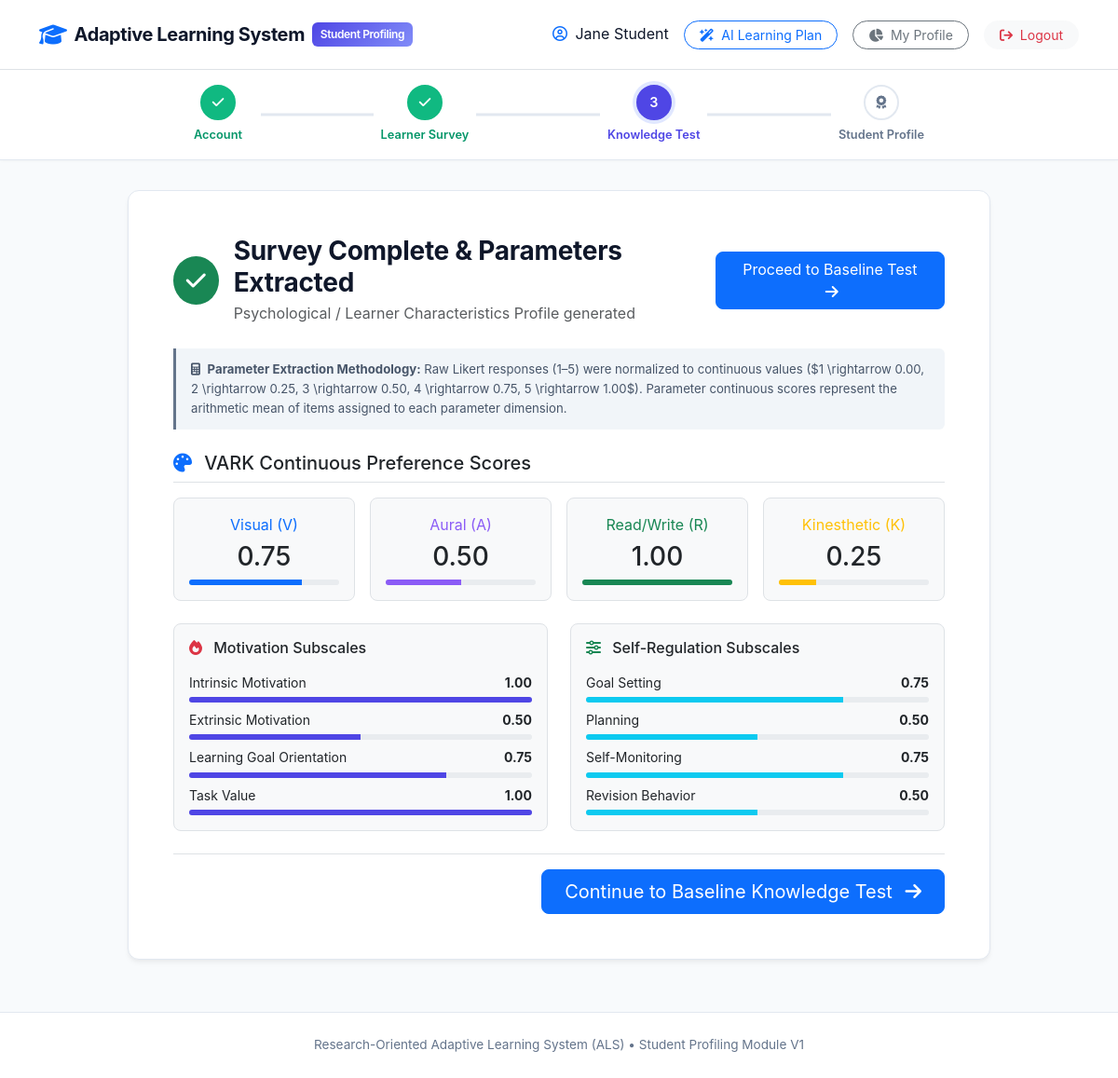
The page /survey/results (signed in) on the database its author committed.
### tables this page shows
CREATE TABLE student_psychological_profile (
        student_id TEXT PRIMARY KEY,
        vark_visual REAL NOT NULL DEFAULT 0.0,
        vark_aural REAL NOT NULL DEFAULT 0.0,
        vark_read_write REAL NOT NULL DEFAULT 0.0,
        vark_kinesthetic REAL NOT NULL DEFAULT 0.0,
        intrinsic_motivation REAL NOT NULL DEFAULT 0.0,
        extrinsic_motivation REAL NOT NULL DEFAULT 0.0,
        learning_goal_orientation REAL NOT NULL DEFAULT 0.0,
        task_value REAL NOT NULL DEFAULT 0.0,
        goal_setting REAL NOT NULL DEFAULT 0.0,
        planning REAL NOT NULL DEFAULT 0.0,
        self_monitoring REAL NOT NULL DEFAULT 0.0,
        revision_behavior REAL NOT NULL DEFAULT 0.0,
        updated_at TIMESTAMP DEFAULT CURRENT_TIMESTAMP,
        FOREIGN KEY (student_id) REFERENCES students(student_id) ON DELETE CASCADE
    );

### app.py (the view)
@app.route('/survey/results')
@login_required
def survey_results():
    student_id = session['student_id']
    conn = get_db()
    cursor = conn.cursor()
    cursor.execute("SELECT * FROM student_psychological_profile WHERE student_id = ?;", (student_id,))
    profile = cursor.fetchone()
    conn.close()
    if not profile:
        flash("Please complete the survey first.", "warning")
        return redirect(url_for('survey'))
    return render_template('survey_results.html', profile=dict(profile))

### app.py (called while the page is built)
def login_required(f):
    from functools import wraps
    @wraps(f)
    def decorated_function(*args, **kwargs):
        if 'student_id' not in session:
            flash("Please log in to access this page.", "warning")
            return redirect(url_for('login'))
        return f(*args, **kwargs)
    return decorated_function

@app.context_processor
def inject_step():
    return dict(current_step=session.get('current_step', 'intro'))

### db.py (called while the page is built)
def get_db():
    conn = sqlite3.connect(DB_PATH)
    conn.row_factory = sqlite3.Row
    conn.execute("PRAGMA foreign_keys = ON;")
    return conn

### templates/survey_results.html (shortened to what this page needs)
{% extends "layout.html" %}
{% block content %}
<div class="row justify-content-center py-2">
    <div class="col-lg-10">
        <div class="card card-custom p-4 p-md-5 mb-4">
            <div class="d-flex align-items-center justify-content-between mb-4">
                <div class="d-flex align-items-center">
                    <div class="bg-success text-white rounded-circle d-flex align-items-center justify-content-center me-3" style="width: 52px; height: 52px;">
                        <i class="fa-solid fa-check fs-4"></i>
                    </div>
                    <div>
                        <h3 class="section-title mb-1">Survey Complete & Parameters Extracted</h3>
                        <p class="text-muted mb-0">Psychological / Learner Characteristics Profile generated</p>
                    </div>
                </div>
                <a href="{{ url_for('test') }}" class="btn btn-primary rounded-3 px-4">
                    Proceed to Baseline Test <i class="fa-solid fa-arrow-right ms-1"></i>
                </a>
            </div>
            <div class="derivation-callout mb-4">
                <i class="fa-solid fa-calculator me-1"></i>
                <strong>Parameter Extraction Methodology:</strong> Raw Likert responses (1–5) were normalized to continuous values ($1 \rightarrow 0.00, 2 \rightarrow 0.25, 3 \rightarrow 0.50, 4 \rightarrow 0.75, 5 \rightarrow 1.00$). Parameter continuous scores represent the arithmetic mean of items assigned to each parameter dimension.
            </div>
            <h5 class="font-weight-bold text-slate-800 border-bottom pb-2 mb-3">
                <i class="fa-solid fa-palette text-primary me-2"></i> VARK Continuous Preference Scores
            </h5>
            <div class="row g-3 mb-4">
                <div class="col-sm-6 col-md-3">
                    <div class="p-3 border rounded-3 text-center bg-light">
                        <div class="text-primary font-weight-bold mb-1">Visual (V)</div>
                        <h3 class="font-weight-bold text-slate-800 mb-2">{{ "%.2f"|format(profile.vark_visual) }}</h3>
                        <div class="progress" style="height: 6px;">
                            <div class="progress-bar bg-primary" role="progressbar" style="width: {{ profile.vark_visual * 100 }}%"></div>
                        </div>
                    </div>
                </div>
                <div class="col-sm-6 col-md-3">
                    <div class="p-3 border rounded-3 text-center bg-light">
                        <div class="text-purple font-weight-bold mb-1" style="color: #8b5cf6;">Aural (A)</div>
                        <h3 class="font-weight-bold text-slate-800 mb-2">{{ "%.2f"|format(profile.vark_aural) }}</h3>
                        <div class="progress" style="height: 6px;">
                            <div class="progress-bar" role="progressbar" style="width: {{ profile.vark_aural * 100 }}%; background-color: #8b5cf6;"></div>
                        </div>
                    </div>
                </div>
                <div class="col-sm-6 col-md-3">
                    <div class="p-3 border rounded-3 text-center bg-light">
                        <div class="text-success font-weight-bold mb-1">Read/Write (R)</div>
                        <h3 class="font-weight-bold text-slate-800 mb-2">{{ "%.2f"|format(profile.vark_read_write) }}</h3>
                        <div class="progress" style="height: 6px;">
                            <div class="progress-bar bg-success" role="progressbar" style="width: {{ profile.vark_read_write * 100 }}%"></div>
                        </div>
                    </div>
                </div>
                <div class="col-sm-6 col-md-3">
                    <div class="p-3 border rounded-3 text-center bg-light">
                        <div class="text-warning font-weight-bold mb-1">Kinesthetic (K)</div>
                        <h3 class="font-weight-bold text-slate-800 mb-2">{{ "%.2f"|format(profile.vark_kinesthetic) }}</h3>
                        <div class="progress" style="height: 6px;">
                            <div class="progress-bar bg-warning" role="progressbar" style="width: {{ profile.vark_kinesthetic * 100 }}%"></div>
                        </div>
                    </div>
                </div>
            </div>
            <div class="row g-4 mb-4">
                <div class="col-md-6">
                    <div class="border rounded-3 p-3 bg-light h-100">
                        <h6 class="font-weight-bold mb-3"><i class="fa-solid fa-fire text-danger me-2"></i> Motivation Subscales</h6>
                        <div class="mb-2">
                            <div class="d-flex justify-content-between small mb-1">
                                <span>Intrinsic Motivation</span>
                                <strong>{{ "%.2f"|format(profile.intrinsic_motivation) }}</strong>
                            </div>
                            <div class="progress" style="height: 6px;"><div class="progress-bar bg-indigo" style="width: {{ profile.intrinsic_motivation * 100 }}%; background-color: #4f46e5;"></div></div>
                        </div>
                        <div class="mb-2">
                            <div class="d-flex justify-content-between small mb-1">
                                <span>Extrinsic Motivation</span>
                                <strong>{{ "%.2f"|format(profile.extrinsic_motivation) }}</strong>
                            </div>
                            <div class="progress" style="height: 6px;"><div class="progress-bar bg-indigo" style="width: {{ profile.extrinsic_motivation * 100 }}%; background-color: #4f46e5;"></div></div>
                        </div>
                        <div class="mb-2">
                            <div class="d-flex justify-content-between small mb-1">
                                <span>Learning Goal Orientation</span>
                                <strong>{{ "%.2f"|format(profile.learning_goal_orientation) }}</strong>
                            </div>
                            <div class="progress" style="height: 6px;"><div class="progress-bar bg-indigo" style="width: {{ profile.learning_goal_orientation * 100 }}%; background-color: #4f46e5;"></div></div>
                        </div>
                        <div>
                            <div class="d-flex justify-content-between small mb-1">
                                <span>Task Value</span>
                                <strong>{{ "%.2f"|format(profile.task_value) }}</strong>
                            </div>
                            <div class="progress" style="height: 6px;"><div class="progress-bar bg-indigo" style="width: {{ profile.task_value * 100 }}%; background-color: #4f46e5;"></div></div>
                        </div>
                    </div>
                </div>
                <div class="col-md-6">
                    <div class="border rounded-3 p-3 bg-light h-100">
                        <h6 class="font-weight-bold mb-3"><i class="fa-solid fa-sliders text-success me-2"></i> Self-Regulation Subscales</h6>
                        <div class="mb-2">
                            <div class="d-flex justify-content-between small mb-1">
                                <span>Goal Setting</span>
                                <strong>{{ "%.2f"|format(profile.goal_setting) }}</strong>
                            </div>
                            <div class="progress" style="height: 6px;"><div class="progress-bar bg-info" style="width: {{ profile.goal_setting * 100 }}%;"></div></div>
                        </div>
                        <div class="mb-2">
                            <div class="d-flex justify-content-between small mb-1">
                                <span>Planning</span>
                                <strong>{{ "%.2f"|format(profile.planning) }}</strong>
                            </div>
                            <div class="progress" style="height: 6px;"><div class="progress-bar bg-info" style="width: {{ profile.planning * 100 }}%;"></div></div>
                        </div>
                        <div class="mb-2">
                            <div class="d-flex justify-content-between small mb-1">
                                <span>Self-Monitoring</span>
                                <strong>{{ "%.2f"|format(profile.self_monitoring) }}</strong>
                            </div>
                            <div class="progress" style="height: 6px;"><div class="progress-bar bg-info" style="width: {{ profile.self_monitoring * 100 }}%;"></div></div>
                        </div>
                        <div>
                            <div class="d-flex justify-content-between small mb-1">
                                <span>Revision Behavior</span>
                                <strong>{{ "%.2f"|format(profile.revision_behavior) }}</strong>
                            </div>
                            <div class="progress" style="height: 6px;"><div class="progress-bar bg-info" style="width: {{ profile.revision_behavior * 100 }}%;"></div></div>
                        </div>
                    </div>
                </div>
            </div>
            <div class="d-flex justify-content-end border-top pt-3">
                <a href="{{ url_for('test') }}" class="btn btn-primary btn-lg rounded-3 px-4">
                    Continue to Baseline Knowledge Test <i class="fa-solid fa-arrow-right ms-2"></i>
                </a>
            </div>
        </div>
    </div>
</div>
{% endblock %}

### static/css/style.css (style rules this page uses)
:root { --primary: #4f46e5; --primary-hover: #4338ca; --primary-light: #e0e7ff; --dark: #0f172a; --slate-700: #334155; --slate-600: #475569; --slate-500: #64748b; --slate-200: #e2e8f0; --slate-100: #f1f5f9; --bg-main: #f8fafc; --card-bg: #ffffff; --vark-visual: #3b82f6; --vark-aural: #8b5cf6; --vark-readwrite: #10b981; --vark-kinesthetic: #f59e0b; --font-sans: 'Inter', -apple-system, BlinkMacSystemFont, "Segoe UI", Roboto, "Helvetica Neue", Arial, sans-serif; }
body { background-color: var(--bg-main); color: var(--dark); font-family: var(--font-sans); line-height: 1.6; min-height: 100vh; display: flex; flex-direction: column; }
.card-custom { background: #ffffff; border: 1px solid var(--slate-200); border-radius: 0.75rem; box-shadow: 0 4px 6px -1px rgba(0, 0, 0, 0.05), 0 2px 4px -1px rgba(0, 0, 0, 0.03); transition: transform 0.15s ease, box-shadow 0.15s ease; }
.section-title { font-weight: 700; color: var(--dark); letter-spacing: -0.01em; }
.derivation-callout { background-color: #f1f5f9; border-left: 3px solid var(--slate-500); padding: 0.75rem 1rem; border-radius: 0 0.375rem 0.375rem 0; font-size: 0.825rem; color: var(--slate-600); }

### rows shown on the page
student_psychological_profile: vark_visual "0.75", vark_aural "0.50", vark_read_write "1.00", vark_kinesthetic "0.25", intrinsic_motivation "1.00", extrinsic_motivation "0.50", learning_goal_orientation "0.75", task_value "1.00", goal_setting "0.75", planning "0.50", self_monitoring "0.75", revision_behavior "0.50"

### other values the page prints
{{ session.get('student_name') }} "Jane Student"
